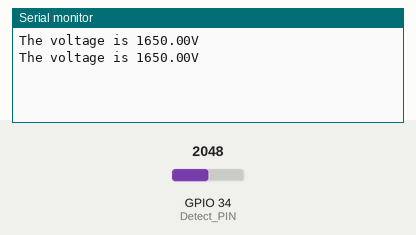
Recording of a sketch running on a simulated ESP32. Shown: the last lines printed to the serial monitor. Inputs (shaded band) come from the test bench; at power-on: GPIO 34 (Detect_PIN) = 2048.

Above: at 1.8 s.
1.9 s: GPIO 34 (Detect_PIN) set to 2866
At 2.8 s:
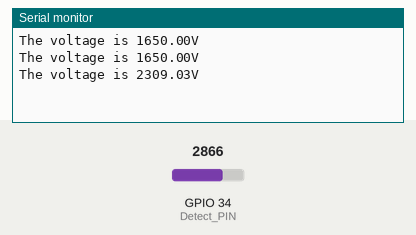
3.4 s: GPIO 34 (Detect_PIN) set to 3603
At 4.4 s:
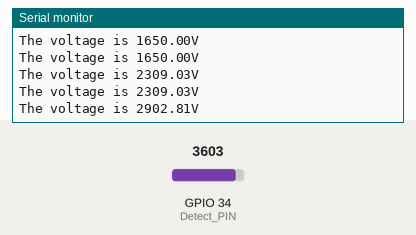
Timing chart, 0 to 6.4 s (numbered marks = the images above; inputs shaded):
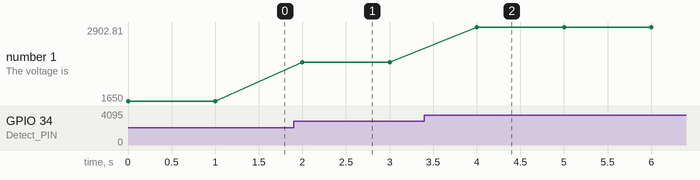

The sketch:

VoltageDetector.ino
```cpp
// 电压测量显示代码

const int Detect_PIN = 34; // 模拟电压输入接口
const float VCC = 3300;
void setup() {
  Serial.begin(9600);
  pinMode(Detect_PIN, INPUT);
}

void loop() {
  int ADC;
  ADC=analogRead(Detect_PIN);
  float Voltage = ADC* VCC / 4096;
  Serial.println("The voltage is "+String(Voltage)+"V");
  Serial.println();

  delay(1000);
}
```

Measured:
- after the input at 1.9 s, the serial monitor: prints a new line after 0.10 s (image 1)
- after the input at 3.4 s, the serial monitor: prints a new line after 0.60 s (image 2)
- plotted number 1: 1650 → 2309.03 after the input at 1.9 s, 2309.03 → 2902.81 after the input at 3.4 s
